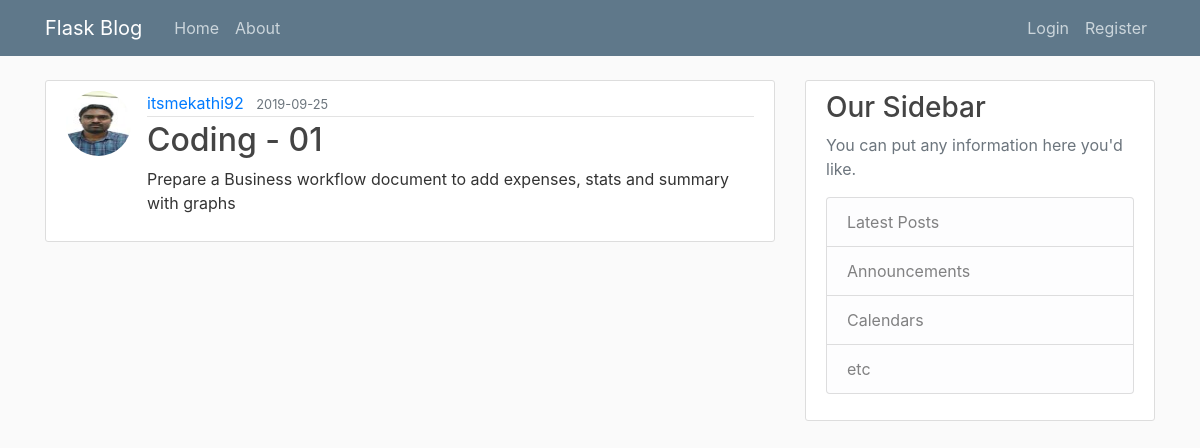
/post/18, run on an earlier commit of the app's database.
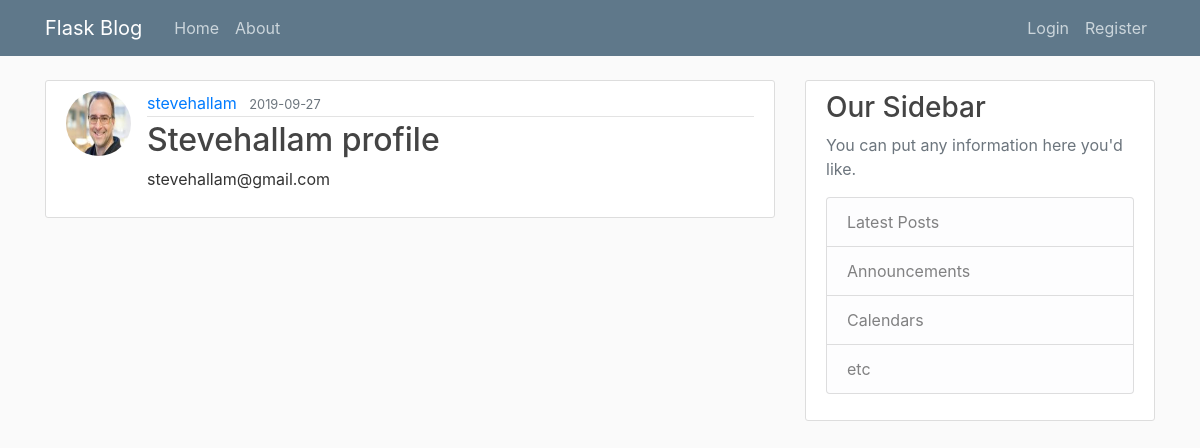
And on a later commit of the database.
### flaskblog/models.py (models this page shows, shortened)
class User(db.Model, UserMixin):
    id = db.Column(db.Integer, primary_key=True)
    username = db.Column(db.String(20), unique=True, nullable=False)
    email = db.Column(db.String(120), unique=True, nullable=False)
    image_file = db.Column(db.String(20), nullable=False,
                           default='default.jpg')
    password = db.Column(db.String(60), nullable=False)
    posts = db.relationship('Post', backref='author', lazy=True)

class Post(db.Model):
    id = db.Column(db.Integer, primary_key=True)
    title = db.Column(db.String(100), nullable=False)
    date_posted = db.Column(db.DateTime, nullable=False,
                            default=datetime.utcnow)
    content = db.Column(db.Text, nullable=False)
    user_id = db.Column(db.Integer, db.ForeignKey('user.id'), nullable=False)

### flaskblog/posts/routes.py (the view)
@posts.route('/post/<int:post_id>', methods=['GET', 'POST'])
def post(post_id):
    post = Post.query.get_or_404(post_id)
    return render_template('post.html', title=post.title, post=post)

### flaskblog/templates/post.html (shortened to what this page needs)
{% extends "layout.html" %}
{% block content %}
<article class="media content-section">
    <img src="{{ url_for('static', filename='profile_pics/' + post.author.image_file) }}"
        class="rounded-circle article-img">
    <div class="media-body">
        <div class="article-metadata">
            <a class="mr-2" href="{{ url_for('users.user_posts', username=post.author.username)}}">{{ post.author.username }}</a>
            <small class="text-muted">{{ post.date_posted.strftime('%Y-%m-%d') }}</small>
        </div>
        <h2 class="article-title">{{ post.title }}</a></h2>
        <p class="article-content">{{ post.content }}</p>
    </div>
</article>
{% endblock content%}

What changed in the data, as far as the page shows it:
no longer on this page (row edited): User: image_file (picture), author.username "itsmekathi92"
now on this page (row edited): User: image_file (picture), author.username "stevehallam"
changed Post: date_posted "2019-09-25" → "2019-09-27"; title "Coding - 01" → "Stevehallam profile"; content "Prepare a Business workflow document to add expenses, stats and summary with graphs" → "stevehallam@gmail.com"
